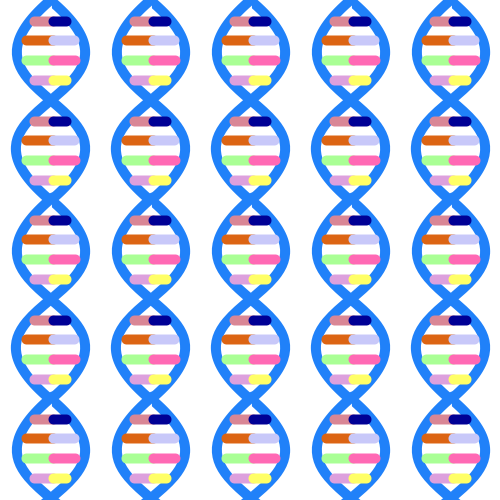
Frame 1 (no input)
Frame 2 (the mouse pressed at the canvas centre, redrawn once): identical to frame 1, image omitted

The Processing sketch that drew this single still picture (run headless with seeded random() and noise(); the mouse was pressed at the canvas centre and the sketch redrawn once):

// Processing sketch: DNAScales
// ── DNAScales.pde
void setup() {
  size(500, 500);  //feel free to change the size
  noLoop(); //stops the draw() function from repeating
}
void draw() {
 background(255,255,255);
  int y = 0;
  while (y < 600){
    int x=0;
    while (x < 600){
      scale(x,y);
    x+=100;}
  y = y+=199;}


}
    
void scale(int x, int y) {  //This is to be written as nested loops!!
  strokeWeight(10);
  stroke(32,129,249);
  bezier(x+50,y+0,x+170,y+100,x-70,y+100,x+50,y+200);
  stroke(32,129,249);
  bezier(x+52,y-2,x-70,y+100,x+170,y+100,x+50,y+200);
  
  stroke(217,134,149);  //1
  line(x+34,y+21,x+53,y+21);
  stroke(0,0,149);
  line(x+53,y+21,x+66,y+21);
  
  stroke(220,100,19); //2
  line(x+26,y+40,x+53,y+40);
  stroke(200,200,249);
  line(x+53,y+40,x+74,y+40);
  
  stroke(169,255,149); //3
  line(x+26,y+60,x+53,y+60);
  stroke(255,105,180);
  line(x+53,y+60,x+75,y+60);
  
  stroke(221,160,221); //4
  line(x+34,y+80,x+53,y+80);
  stroke(255,255,102);
  line(x+53,y+80,x+66,y+80);
  
  stroke(217,134,149); //5
  line(x+34,y+121,x+53,y+121);
  stroke(0,0,149);
  line(x+53,y+121,x+66,y+121);
  
  stroke(220,100,19);  //6
  line(x+26,y+140,x+53,y+140);
  stroke(200,200,249);
  line(x+53,y+140,x+74,y+140);
  
  stroke(169,255,149); //7
  line(x+26,y+160,x+53,y+160);
  stroke(255,105,180);
  line(x+53,y+160,x+75,y+160);
  
  stroke(221,160,221);  //8
  line(x+34,y+180,x+53,y+180);
  stroke(255,255,102);
  line(x+53,y+180,x+66,y+180);
  
}
